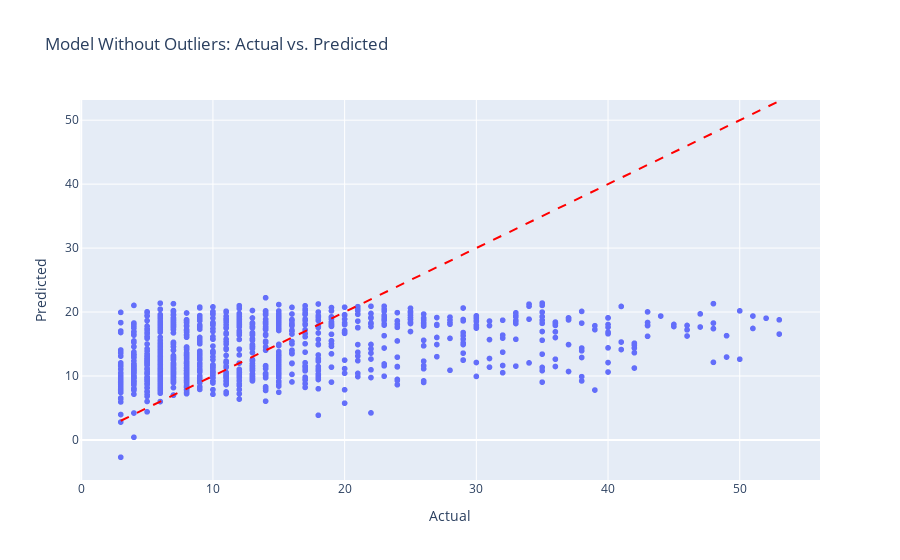

Here is the notebook cell this chart was saved with:
### Code cell
# Update the pipeline to use Linear Regression
pipe_linear = Pipeline(steps=[
    ('columntransformer', col_transformer),
    ('model', LinearRegression())
])

# Train the linear regression model
pipe_linear.fit(X_train_filtered, y_train_filtered)

# Use the linear regression model to predict on the validation set
y_val_pred_linear = pipe_linear.predict(X_val_filtered)

# Calculate RMSE for the validation set
rmse_val_linear = root_mean_squared_error(y_val_pred_linear, y_val_filtered) 
print(f"RMSE on Validation Set (Linear Regression): {rmse_val_linear:.3f}")
# Plot actual vs predicted for filtered data
plot_actual_vs_pred(y_val_filtered, y_val_pred_linear, "Model Without Outliers")

### Figure 1 — Plotly figure (JSON) as saved in the notebook; plotly's stock layout.template omitted (floating-point values rounded to 4 significant figures; data arrays with more than 128 entries replaced by an {"elided": "..."} marker saying what was removed)
{"data": [{"hovertemplate": "Actual=%{x}<br>Predicted=%{y}<extra></extra>", "legendgroup": "", "marker": {"color": "#636efa", "symbol": "circle"}, "mode": "markers", "name": "", "showlegend": false, "type": "scattergl", "x": {"elided": "1101 int values"}, "xaxis": "x", "y": {"elided": "1101 float values"}, "yaxis": "y"}], "layout": {"legend": {"tracegroupgap": 0}, "shapes": [{"line": {"color": "Red", "dash": "dash"}, "type": "line", "x0": 3, "x1": 53, "y0": 3, "y1": 53}], "title": {"text": "Model Without Outliers: Actual vs. Predicted"}, "xaxis": {"anchor": "y", "domain": [0, 1], "title": {"text": "Actual"}}, "yaxis": {"anchor": "x", "domain": [0, 1], "title": {"text": "Predicted"}}}}
